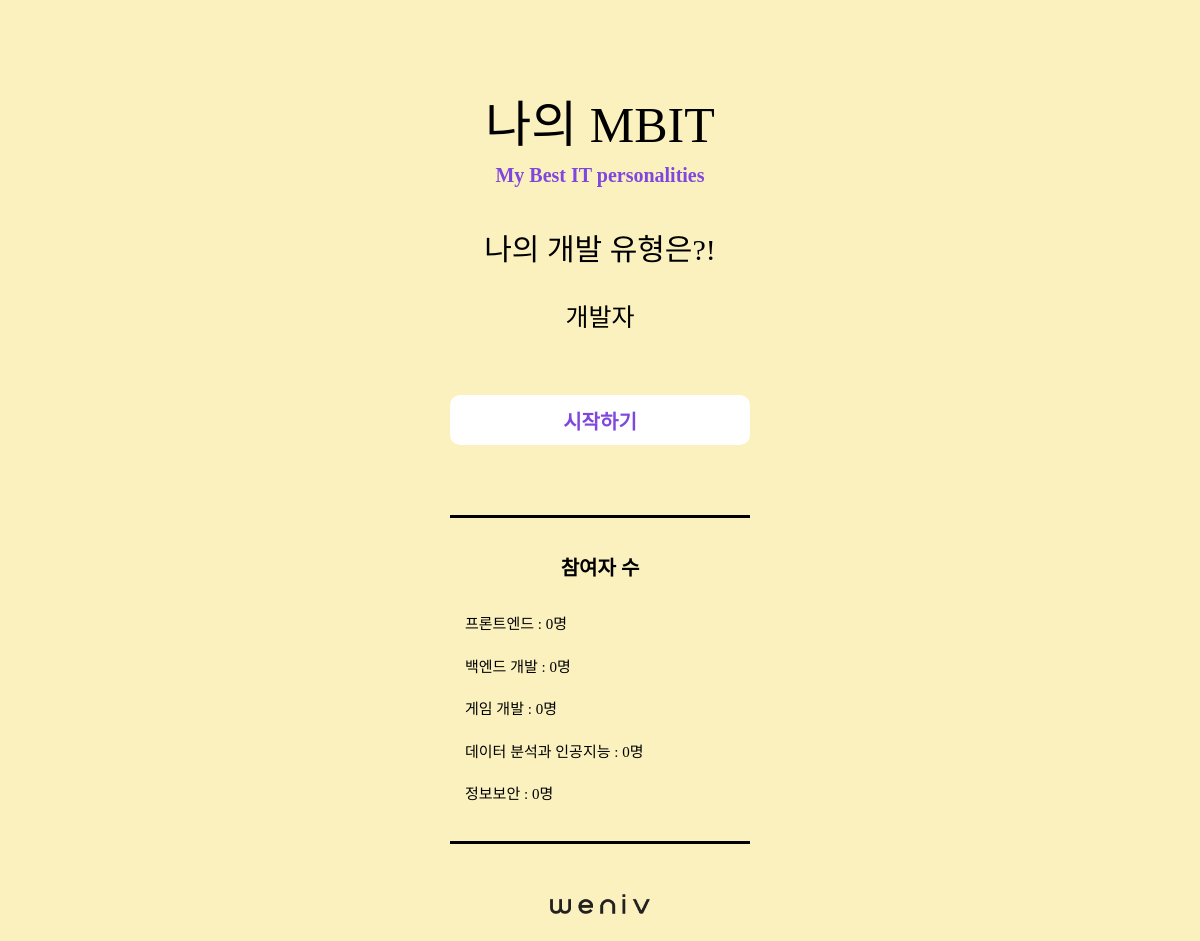
Before: / with the older database file.
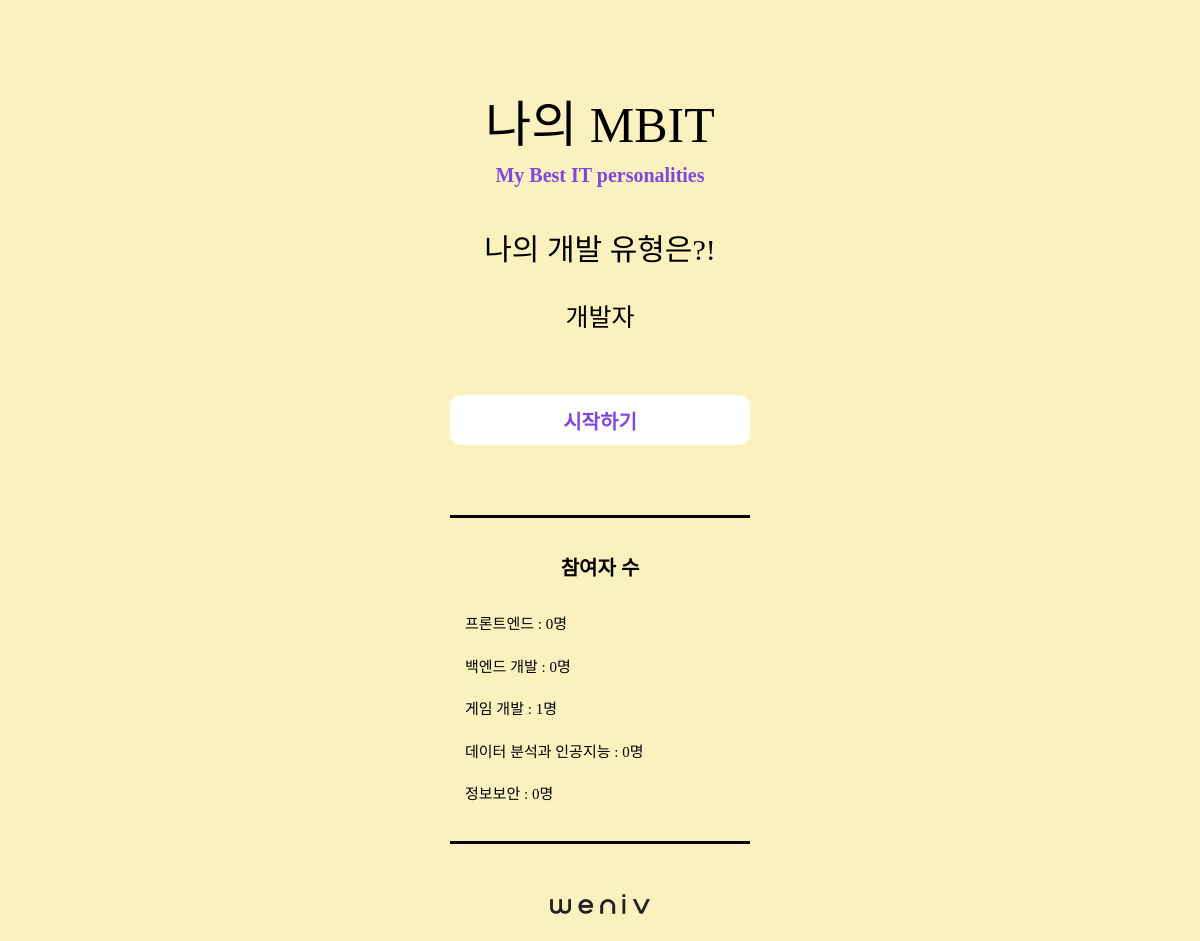
After: the same page with the newer database file.
### main/models.py (models this page shows, shortened)
class Developer(models.Model):
    name = models.CharField(max_length=50)
    count = models.IntegerField(default=0)
    data = models.JSONField()

### main/views.py (the view)
# urls.py: path('', views.index, name='index'),
def index(request):
    developers = Developer.objects.all()
    context = {
        'developers' : developers,
    }
    return render(request, 'main/index.html', context=context)

### main/templates/main/index.html (shortened to what this page needs)
{% extends 'main/base.html' %}
{% load static %}
{% block head %}
    <link rel="stylesheet" type="text/css" href="{% static 'css/reset.css' %}">
    <link rel="stylesheet" type="text/css" href="{% static 'css/style.css' %}">
{% endblock head %}
{% block body %}
    <section id="main_contents">
        <div class="wrapper">
            <div class="title">
                <h3 class="main_title">나의 MBIT</h3>
                <h3 class="sub_title">My Best IT personalities</h3>
            </div>
            <div class="intro">
                <h1>나의 개발 유형은?!</h1>
                <div class="type">
                    <ul class="type_list">
                        <li>개발자</li>
                    </ul>
                </div>
            </div>
            <div class="button">
                <a href="{% url 'main:form' %}">
                    <button class="start" type="button">시작하기</button>
                </a>
            </div>
            <div class="result_data">
                <div class="data_wrap">
                    <h3>참여자 수</h3>
                    <ul>
                    {% for developer in developers %}
                        <li>{{ developer.name }} : {{ developer.count }}명</li>
                    {% endfor %}
                    </ul>
                </div>
            </div>
            <div class="weniv">
                <a href="http://www.paullab.co.kr">
                    <img src="{% static 'image/weniv_logo_black.png' %}" alt="weniv">
                </a>
            </div>
        </div>
    </section>
{% endblock body %}

Changed rows visible on the page:
changed Developer "게임 개발": count "0" → "1"
